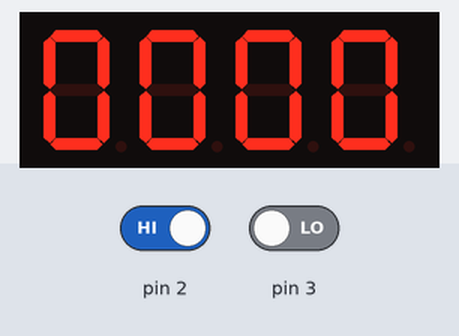
A sketch run on a simulated Arduino Uno, built with avr-gcc and run on an emulated ATmega328P. On the bench: 4-digit seven-segment display. The inputs (shaded band) are chosen by the test bench; at power-on: pin 2 HIGH, pin 3 LOW.

Above: at 1.2 s.
1.3 s: pin 2 driven LOW
At 1.79 s:
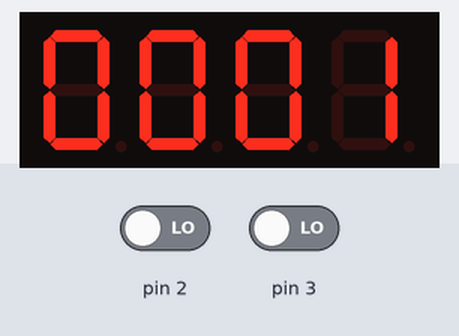
3.1 s: pin 3 driven HIGH
At 4.4 s:
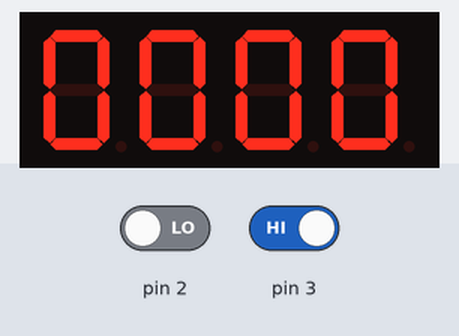
4.7 s: pin 3 driven LOW
At 5.36 s:
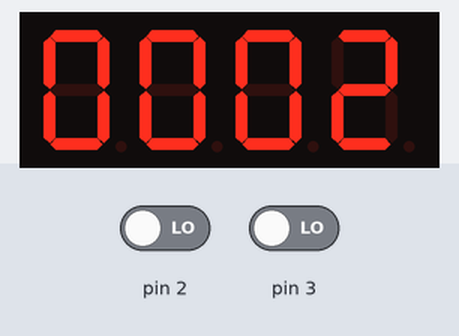
Timing chart, 0 to 7.7 s (numbered marks = the images above; inputs shaded):
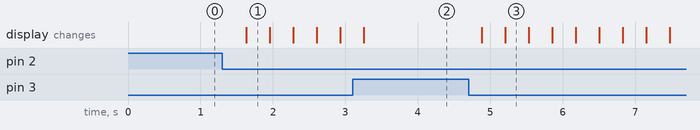

Measured:
- after the input at 1.3 s, the display: changes after 0.33 s (image 1)
- after the input at 4.7 s, the display: first changes after 0.18 s (image 3 shows a later state)

The sketch:

contapezzi-v1.ino
```cpp
/*
 * TM1637.cpp
 */
#include "TM1637.h"
#define CLK 5
#define DIO 4
TM1637 tm1637(CLK,DIO);

int count = 0;

void setup() {
  Serial.begin(9600);

  pinMode(3, INPUT);
  pinMode(2, INPUT);

  tm1637.init();
  tm1637.set(BRIGHT_TYPICAL); //BRIGHT_TYPICAL = 2,BRIGHT_DARKEST = 0,BRIGHTEST = 7;
}

void loop() {
  if (digitalRead(2) == LOW) {
    count++;
    delay(300);
  }
  if (digitalRead(3)) {
    count = 0;
  }
  shownumber(count);
}

void shownumber(int n){
  int d1 = n % 10;
  int d2 = (n/10) % 10;
  int d3 = (n/100) % 10;
  int d4 = (n/1000) % 10;
  tm1637.display(0,d4);
  tm1637.display(1,d3);
  tm1637.display(2,d2);
  tm1637.display(3,d1);
}
```
